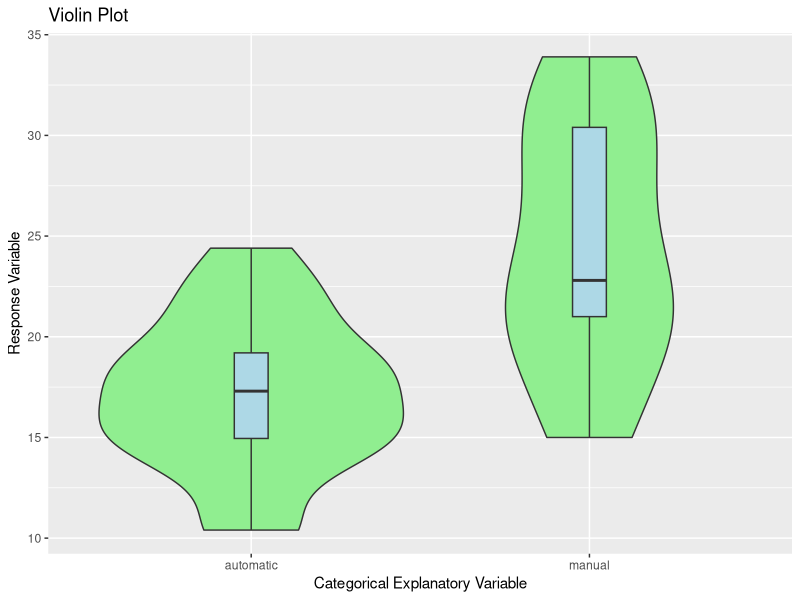
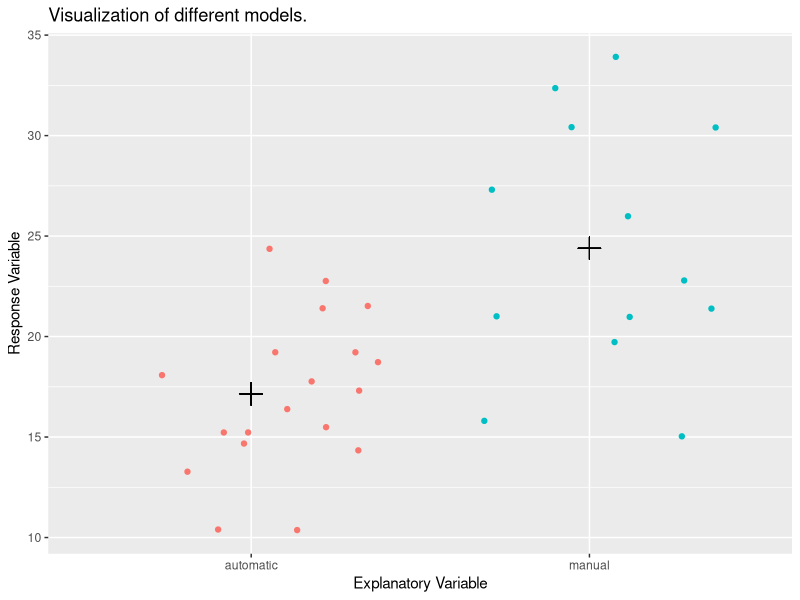
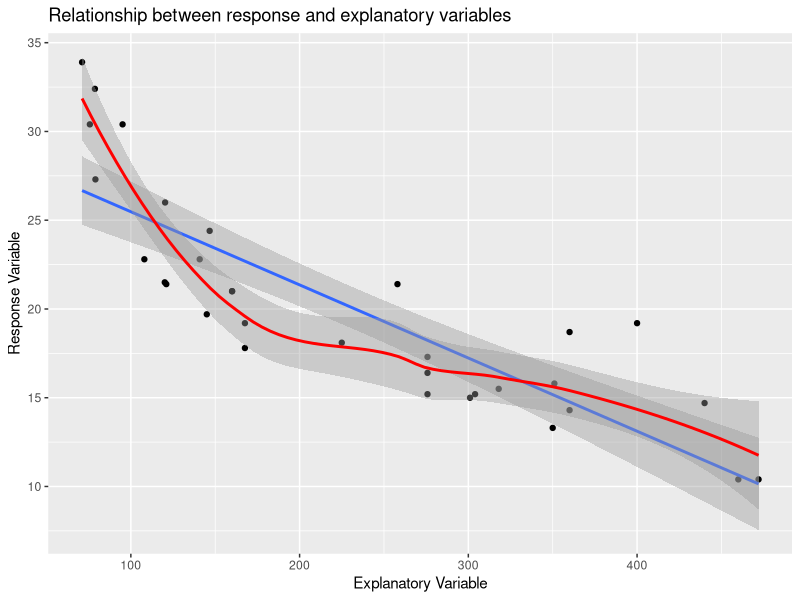
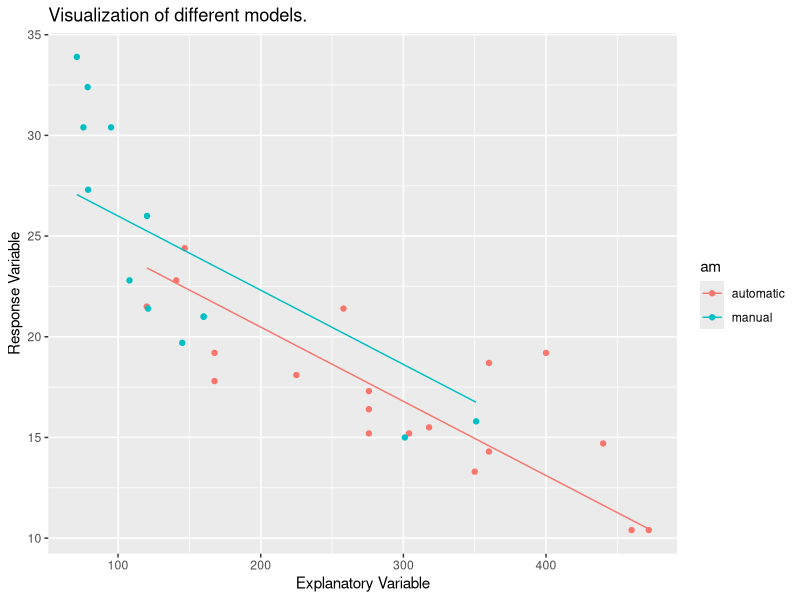
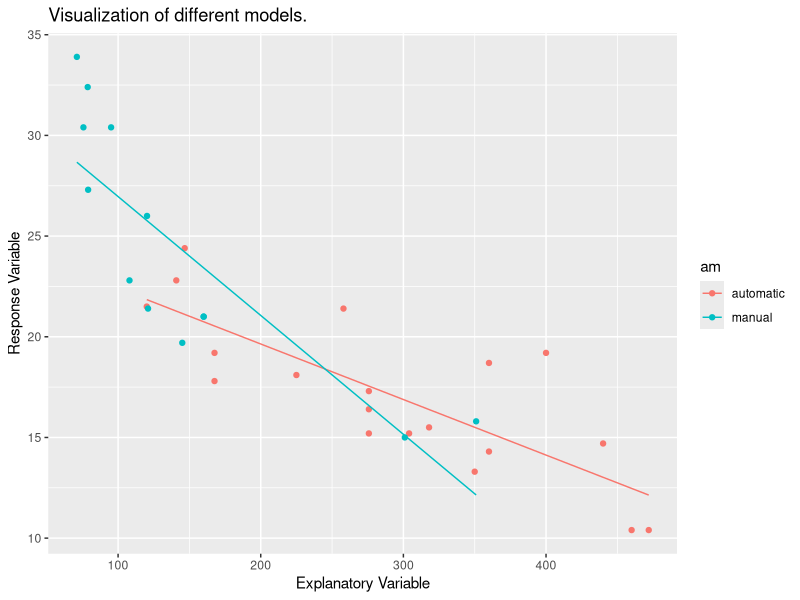

Generate these figures, in order, with R:
## ---- chunk 1
knitr::opts_chunk$set(echo = TRUE)
# Load libraries
library(tidyverse)
library(modelr)
library(MASS)
## ---- chunk 2
## Violin plot
violin_plot <- function(data_set, x, y) {
  x <- data_set[[x]]
  y <- data_set[[y]]
  tibble(x = x, y = y) %>%
    ggplot(aes(reorder(x, y, FUN = median), y)) +
    geom_violin(fill = "lightgreen") +
    geom_boxplot(width = 0.10, fill = "lightblue") +
    labs(title = "Violin Plot",
         x = "Categorical Explanatory Variable",
         y = "Response Variable")
}

## Relationship between response and explanatory
relationship <- function(data_set, x, y) {
  data_set %>%
    ggplot(aes_string(x, y)) +
    geom_point() +
    geom_smooth(method = "lm") +
    geom_smooth(colour = "red") +
    labs(title = "Relationship between response and explanatory variables",
         x = "Explanatory Variable",
         y = "Response Variable")
}

## main effects
graph_main_effects <- function(data_set, model, x, y) {
  data_set %>% 
    add_predictions(model = model, var = "pred") %>% 
    ggplot(aes_string(x = x, y = y, color = x)) +
    geom_point(show.legend = FALSE, position = "jitter") +
    geom_point(aes(y = pred), show.legend = FALSE, size = 5,
               color = "black", shape = 3,) +
    labs(
      title = "Visualization of different models.",
      x = "Explanatory Variable",
      y = "Response Variable"
    )
}

## Analysis of covariance
graph_predictions <- function(data_set, model, x, y, category) {
  data_set %>% 
    add_predictions(model = model, var = "pred") %>% 
    ggplot(aes_string(x = x, y = y, color = category)) +
    geom_point() +
    geom_line(aes(y = pred)) +
    labs(
      title = "Visualization of different models.",
      x = "Explanatory Variable",
      y = "Response Variable"
    )
}

## ---- chunk 3
data(mtcars)
mtcars$vs <- factor(mtcars$vs, levels = c(0, 1), labels = c("v-shaped", "straight"))
mtcars$am <- factor(mtcars$am, levels = c(0, 1), labels = c("automatic", "manual"))
glimpse(mtcars)
## ---- chunk 4
violin_plot(mtcars, "am", "mpg")
## ---- chunk 5
zero_slope <- lm(mpg ~ am, data = mtcars)
zero_slope %>%  summary()
graph_main_effects(mtcars, zero_slope, "am", "mpg")
## ---- chunk 6
relationship(mtcars, "disp", "mpg")
## ---- chunk 7
common_slope <- lm(mpg ~ disp + am, data = mtcars)
common_slope %>% summary()
graph_predictions(mtcars, common_slope, "disp", "mpg", "am")
## ---- chunk 8
different_slopes <- lm(mpg ~ disp + am + disp * am, data = mtcars)
different_slopes %>% summary()
graph_predictions(mtcars, different_slopes, "disp", "mpg", "am")
## ---- chunk 9
big_model <- lm(mpg ~ cyl + disp + hp + drat + wt + qsec + vs + am, data = mtcars)
big_model %>% summary()
big_model %>% anova()
big_model %>% stepAIC()
## ---- chunk 10
interactions_model <- lm(mpg ~ wt + qsec + am + wt * am + qsec * am, data = mtcars)
interactions_model %>% summary()
interactions_model %>% anova()
interactions_model %>% stepAIC()
## ---- chunk 11
best_model <- lm(mpg ~ wt + qsec + am, data = mtcars)
best_model %>% 
  predict(newdata = tibble(wt = 2, qsec = 17, am = "manual"))
